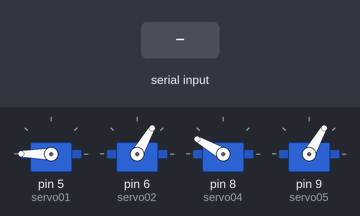
Recording of a sketch running on a simulated Arduino Uno, built with avr-gcc and run on an emulated ATmega328P. On the bench: 4 × servo. Inputs (shaded band) come from the test bench. What the sketch prints to the serial monitor is not drawn.

Above: at 1.2 s.
1.3 s: "a" received over Serial
At 3.0 s:
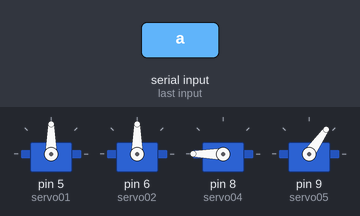
4.3 s: "b" received over Serial
At 6.1 s:
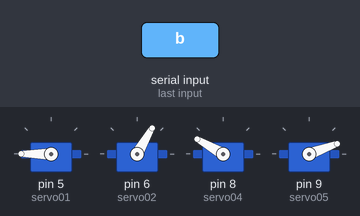
7.3 s: "c" received over Serial
At 9.0 s:
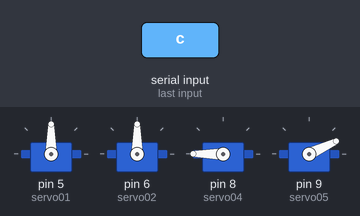
10.3 s: "b" received over Serial
At 13.2 s:
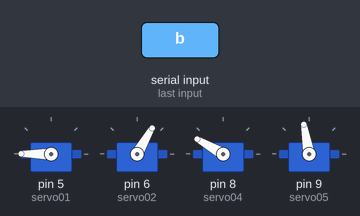
13.3 s: "a" received over Serial
At 15.0 s:
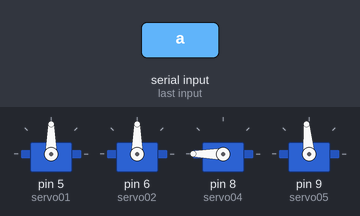
Timing chart, 0 to 17.3 s (numbered marks = the images above; inputs shaded):
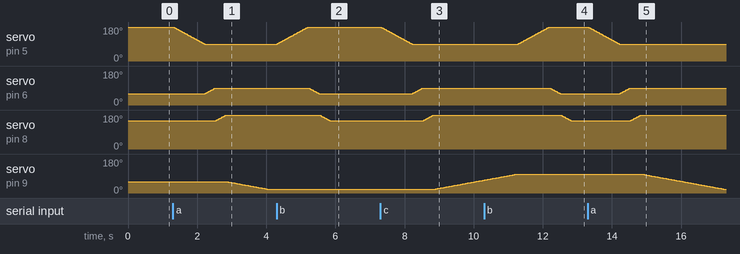

The sketch:

robotarm.ino
```cpp
#include <Servo.h>
#include <SoftwareSerial.h>

Servo servo01;
Servo servo02;
Servo servo04;
Servo servo05;
int servo1PPos, servo2PPos, servo4PPos, servo5PPos;
int index = 0;
int servo1Pos = 0;
int servo2Pos = 0;
int servo4Pos = 0;
int servo5Pos = 0;


void setup() {
  Serial.begin(9600);
  servo01.attach(5);
  servo02.attach(6);
  servo04.attach(8);
  servo05.attach(9);
  servo1PPos = 180;
  servo01.write(servo1PPos);
  servo2PPos = 60;
  servo02.write(servo2PPos);
  servo4PPos = 150;
  servo04.write(servo4PPos);
  servo5PPos = 60;
  servo05.write(servo5PPos);
  Serial.println("시작");

}

void loop() {
  char data;
  if(Serial.available() > 0){
    data = Serial.read();
    if(data == 'a'){
      servo1Pos = 90;
      servo2Pos = 90;
      servo4Pos = 180;
      servo5Pos = 20;
      Serial.println("잡기");
    }
    if(data == 'b'){
      servo1Pos = 180;
      servo2Pos = 60;
      servo4Pos = 150;
      Serial.println("대기");
    }
    if(data == 'c'){
      servo1Pos = 90;
      servo2Pos = 90;
      servo4Pos = 180;
      servo5Pos = 100;
      Serial.println("놓기");
    }
    //motor1 Waist
    if (servo1PPos > servo1Pos) {
      for ( int j = servo1PPos; j >= servo1Pos; j--) {   // Run servo down
        servo01.write(j);
        delay(10);    // defines the speed at which the servo rotates
      }
    }
    if (servo1PPos < servo1Pos) {
      for ( int j = servo1PPos; j <= servo1Pos; j++) {   // Run servo up
        servo01.write(j);
        delay(10);
      }
    }
    servo1PPos = servo1Pos;   // set current position as previous position

    //motor2 Shoulder
    if (servo2PPos > servo2Pos) {
      for ( int j = servo2PPos; j >= servo2Pos; j--) {
        servo02.write(j);
        delay(10);
      }
    }
    if (servo2PPos < servo2Pos) {
      for ( int j = servo2PPos; j <= servo2Pos; j++) {
        servo02.write(j);
        delay(10);
      }
    }
    servo2PPos = servo2Pos;

    //motor4 Wrist Roll
    if (servo4PPos > servo4Pos) {
      for ( int j = servo4PPos; j >= servo4Pos; j--) {
        servo04.write(j);
        delay(10);
      }
    }
    if (servo4PPos < servo4Pos) {
      for ( int j = servo4PPos; j <= servo4Pos; j++) {
        servo04.write(j);
        delay(10);
      }
    }
    servo4PPos = servo4Pos;

    //motor5 Wrist Pitch
    if (servo5PPos > servo5Pos) {
      for ( int j = servo5PPos; j >= servo5Pos; j--) {
        servo05.write(j);
        delay(30);
      }
    }
    if (servo5PPos < servo5Pos) {
      for ( int j = servo5PPos; j <= servo5Pos; j++) {
        servo05.write(j);
        delay(30);
      }
    }
    servo5PPos = servo5Pos;
  }
}
```

Measured:
- after the input at 1.3 s, servo on pin 5 (servo01): moves from 180° to 90° over 0.91 s, starting at once; servo on pin 6 (servo02): moves from 60° to 90° over 0.28 s, starting after 0.94 s; servo on pin 8 (servo04): moves from 150° to 180° over 0.28 s, starting after 1.3 s; servo on pin 9 (servo05): moves from 60° to 20° over 1.2 s, starting after 1.6 s
- after the input at 4.3 s, servo on pin 5 (servo01): moves from 90° to 180° over 0.90 s, starting at once; servo on pin 6 (servo02): moves from 90° to 60° over 0.28 s, starting after 0.94 s; servo on pin 8 (servo04): moves from 180° to 150° over 0.28 s, starting after 1.3 s
- after the input at 7.3 s, servo on pin 5 (servo01): moves from 180° to 90° over 0.91 s, starting at once; servo on pin 6 (servo02): moves from 60° to 90° over 0.28 s, starting after 0.94 s; servo on pin 8 (servo04): moves from 150° to 180° over 0.28 s, starting after 1.3 s; servo on pin 9 (servo05): moves from 20° to 68° over 1.4 s, starting after 1.6 s
- after the input at 10.3 s, servo on pin 5 (servo01): moves from 90° to 180° over 0.90 s, starting after 0.99 s; servo on pin 6 (servo02): moves from 90° to 60° over 0.28 s, starting after 1.9 s; servo on pin 8 (servo04): moves from 180° to 150° over 0.28 s, starting after 2.2 s
- after the input at 13.3 s, servo on pin 5 (servo01): moves from 180° to 90° over 0.91 s, starting at once; servo on pin 6 (servo02): moves from 60° to 90° over 0.28 s, starting after 0.94 s
